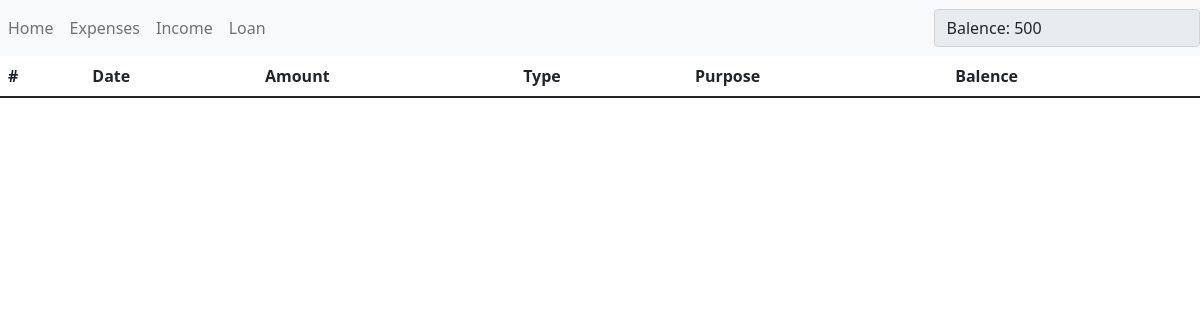
/, run on an earlier commit of the app's database.
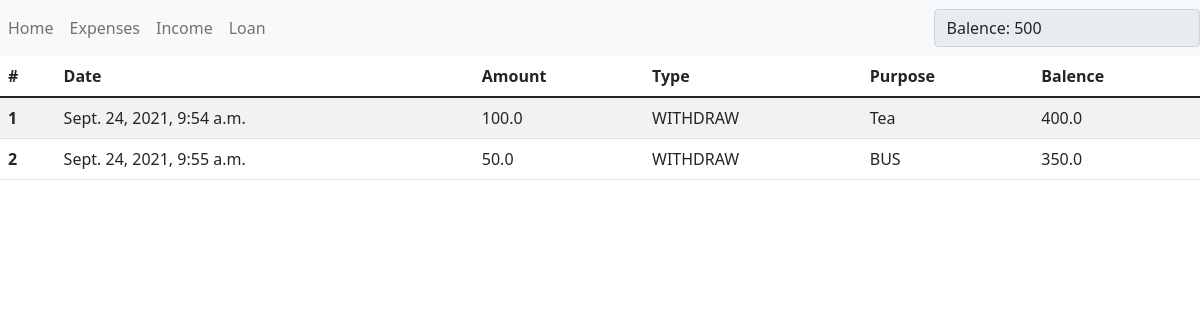
And on a later commit of the database.
### my_eco/models.py (models this page shows)
class Statements(md.Model):
    id = md.AutoField(primary_key=True)
    date = md.CharField(max_length=100,default=datetime.datetime.now(tz=tz).strftime('%Y-%m-%d %I:%M %p'))
    amount = md.FloatField()
    type = md.CharField(max_length=100)
    purpose = md.CharField(max_length=100)
    balance = md.FloatField()
    u_id = md.ForeignKey(User,on_delete=md.CASCADE,null=True)

### my_eco/views.py (the view)
# urls.py: url(r'^$', index),
def index(request):
    statements = Statements.objects.all()
    return render(request, 'index.html', {'statements': statements})

### my_eco/templates/index.html (shortened to what this page needs)
<!DOCTYPE html>
<html lang="en">
<head>
    <link href="https://cdn.jsdelivr.net/npm/bootstrap@5.1.1/dist/css/bootstrap.min.css" rel="stylesheet">
</head>
<body>
    <nav class="navbar navbar-expand-lg navbar-light bg-light">
        <div class="collapse navbar-collapse" id="navbarNavAltMarkup">
          <div class="navbar-nav">
            <a class="nav-item nav-link" href="/">Home</a>
            <a class="nav-item nav-link" href="/expense">Expenses</a>
            <a class="nav-item nav-link" href="#">Income</a>
            <a class="nav-item nav-link" href="#">Loan</a>
          </div>
          <input type="text" class="form-control" style="width:300px; margin-left: 55%" value="Balence: 500" disabled/>
        </div>
    </nav>
    <div id="content">
        {% block content %}
        <table class="table table-striped">
            <thead>
              <tr>
                <th scope="col">#</th>
                <th scope="col">Date</th>
                <th scope="col">Amount</th>
                <th scope="col">Type</th>
                <th scope="col">Purpose</th>
                <th scope="col">Balence</th>
              </tr>
            </thead>
            <tbody>
              <tr>
                {% for item in statements%}
                <th scope="row">{{item.id}}</th>
                <td>{{item.date}}</td>
                <td>{{item.amount}}</td>
                <td>{{item.type}}</td>
                <td>{{item.purpose}}</td>
                <td>{{item.balance}}</td>
              </tr>
              {% endfor %}
            </tbody>
          </table>
        {% endblock %}
    </div>
</body>
</html>

What changed in the data, as far as the page shows it:
added Statements: id "1", date "Sept. 24, 2021, 9:54 a.m.", amount "100.0", type "WITHDRAW", purpose "Tea", balance "400.0"
added Statements: id "2", date "Sept. 24, 2021, 9:55 a.m.", amount "50.0", type "WITHDRAW", purpose "BUS", balance "350.0"
